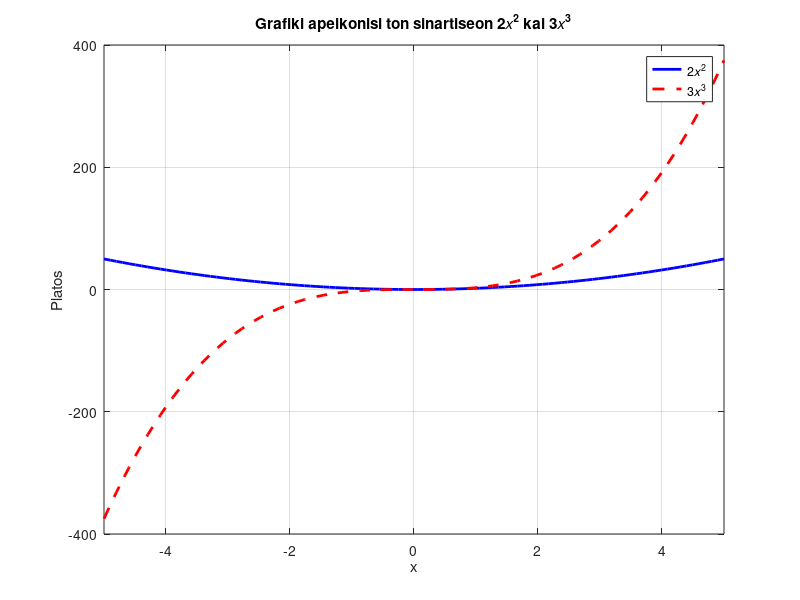

Here is the MATLAB script that generated this plot:
%This code was designed by Michail Gouvalaris on January 06th 2024.
%It is intended for academic use at the Dept. of Informatics and Telecommunication of University of Ioannina.


%This code was designed and compiled at Matlab R2023a (9.14.0.2206163)


%The code generates a plot of two mathematical functions (2𝑥^2 and 3𝑥^3) using MATLAB. 
%It sets up the x-axis range, plots the functions with different line styles and colors on the same graph, labels the axes, adds a title, legend, sets axis limits, displays a grid, and ensures future plots don't overlay on the same figure.


% Define the range for x
x = linspace(-5, 5, 100);

% Define the functions
y1 = 2 * x.^2;
y2 = 3 * x.^3;

% Plot the functions on the same graph
figure;
plot(x, y1, 'b-', 'LineWidth', 2);  % Blue color, continuous line
hold on;
plot(x, y2, 'r--', 'LineWidth', 2);  % Red color, dotted line

% Label the axes and add a title
xlabel('x');
ylabel('Platos');
title('Grafiki apeikonisi ton sinartiseon 2𝑥^2 kai 3𝑥^3');

% Add a legend
legend('2𝑥^2', '3𝑥^3');

% Set the axis limits
xlim([-5, 5]);

% Display the grid
grid on;

% Hold off to stop overlaying future plots on the same figure
hold off;
